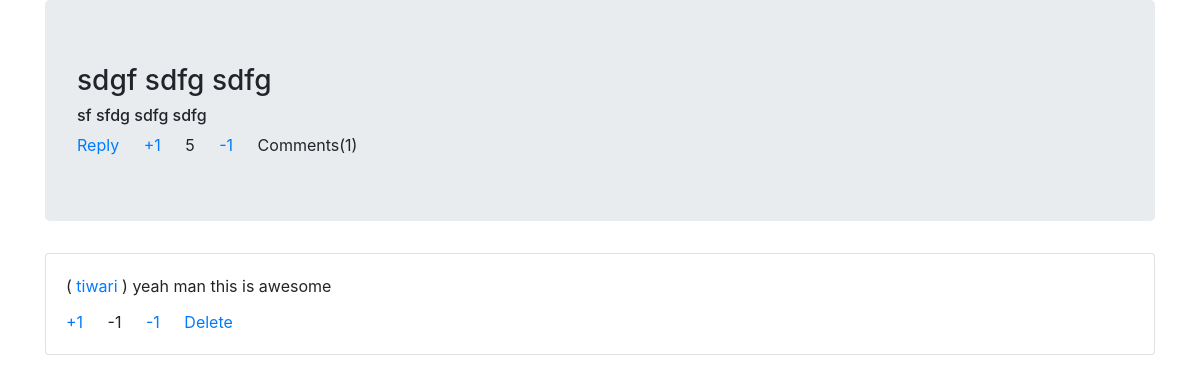
/post/4 (signed in), run on the app's committed database.
### boards/models.py (models this page shows, shortened)
class Posts(models.Model):
    board=models.ForeignKey(SubReddits,on_delete=models.CASCADE,related_name='PostBoard')
    text = models.CharField(max_length=200)
    detail = models.TextField()
    created_at = models.DateField(auto_now_add=True)
    author=models.CharField(max_length=200,default='')

class Comments(models.Model):
    from_user = models.CharField(max_length=200, default='')
    post_id = models.ForeignKey(Posts, on_delete=models.CASCADE, related_name='CommentPost')
    text=models.TextField()
    created_at=models.DateField(auto_now_add=True)

### boards/views.py (the view)
# urls.py: path('post/<int:id>', views.PostView,name='post'),
@login_required
def PostView(request,id):
    p=Posts.objects.get(id=id)
    pv=0
    c=0
    for i in p.VotePost.all():
        pv+=i.value
    for i in p.CommentPost.all():
        c+=1
    d={}
    for i in p.CommentPost.all():
        cv=0
        for j in i.VoteComment.all():
            cv+=j.value
        d[i.id]=cv
    return render(request,'Post.html',{'comment':p,'vote':pv,'com':c,'comVote':d})

### templates/Post.html (shortened to what this page needs)
{%extends 'base.html' %}
{% block content %}
    <div class="jumbotron">
        <h3>{{comment.text}}</h3>
        <h6>{{comment.detail}}</h6>
        <a href="{%url 'post_comment' comment.id%}" class="card-link">Reply</a>
        <a href="{%url 'post_vote' comment.id '1' 'p' comment.id%}" class="card-link">+1</a>
        <span class='card-link'>{{vote}}</span>
        <a href="{%url 'post_vote' comment.id '-1' 'p' comment.id%}" class="card-link">-1</a>
        <span class='card-link'>Comments({{com}})</span>
    </div>
    {%for i in comment.CommentPost.all%}
        <div class="card">
            <div class="card-body">
                <p class='card-title'>( <a href="">{{i.from_user}}</a> ) {{i.text}}</p>
                <a href="{%url 'post_vote' i.id '1' 'c' comment.id%}" class="card-link">+1</a>
                 {%for k,v in comVote.items%}
                    {%if k == i.id%}
                        <span class='card-link'>{{v}}</span>
                    {%endif%}
                {%endfor%}
                <a href="{%url 'post_vote' i.id '-1' 'c' comment.id%}" class="card-link">-1</a>
                {%if i.from_user == user.username %}
                    <a href="{%url 'post_delete' i.id comment.id 'c'%}" class="card-link">Delete</a>
                {%endif%}
            </div>
        </div>
    {%endfor%}
{% endblock %}

### data on the page
Posts: text "sdgf sdfg sdfg", detail "sf sfdg sdfg sdfg"
Comments: from_user "tiwari", text "yeah man this is awesome", comVote "-1", shows "Delete"

### other printed values
{{ vote }} "5"
{{ com }} "1"
